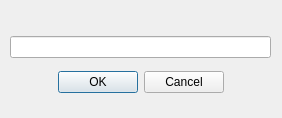
<?xml version="1.0" encoding="UTF-8"?>
<ui version="4.0">
 <class>Dialog</class>
 <widget class="QDialog" name="Dialog">
  <property name="geometry">
   <rect>
    <x>0</x>
    <y>0</y>
    <width>282</width>
    <height>118</height>
   </rect>
  </property>
  <property name="windowTitle">
   <string>Dialog</string>
  </property>
  <widget class="QWidget" name="verticalLayoutWidget">
   <property name="geometry">
    <rect>
     <x>10</x>
     <y>29</y>
     <width>261</width>
     <height>71</height>
    </rect>
   </property>
   <layout class="QVBoxLayout" name="verticalLayout">
    <item>
     <widget class="QLineEdit" name="lineEdit"/>
    </item>
    <item>
     <widget class="QDialogButtonBox" name="buttonBox">
      <property name="autoFillBackground">
       <bool>false</bool>
      </property>
      <property name="orientation">
       <enum>Qt::Horizontal</enum>
      </property>
      <property name="standardButtons">
       <set>QDialogButtonBox::Cancel|QDialogButtonBox::Ok</set>
      </property>
      <property name="centerButtons">
       <bool>true</bool>
      </property>
     </widget>
    </item>
   </layout>
  </widget>
 </widget>
 <resources/>
 <connections>
  <connection>
   <sender>buttonBox</sender>
   <signal>accepted()</signal>
   <receiver>Dialog</receiver>
   <slot>accept()</slot>
   <hints>
    <hint type="sourcelabel">
     <x>248</x>
     <y>254</y>
    </hint>
    <hint type="destinationlabel">
     <x>157</x>
     <y>274</y>
    </hint>
   </hints>
  </connection>
  <connection>
   <sender>buttonBox</sender>
   <signal>rejected()</signal>
   <receiver>Dialog</receiver>
   <slot>reject()</slot>
   <hints>
    <hint type="sourcelabel">
     <x>316</x>
     <y>260</y>
    </hint>
    <hint type="destinationlabel">
     <x>286</x>
     <y>274</y>
    </hint>
   </hints>
  </connection>
 </connections>
</ui>
